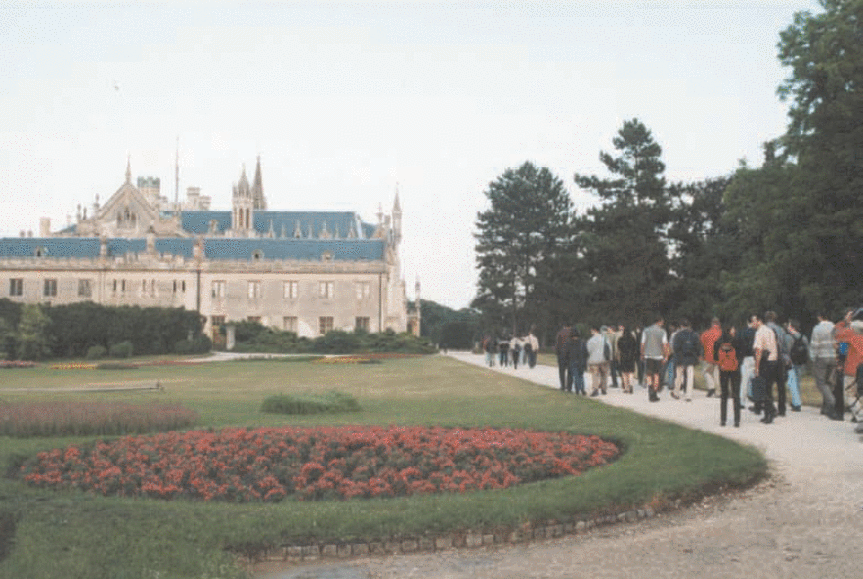
#> input picture samples/transfer-from.png, 863 x 579 px
$ python 02-colortransfer.py
#> lines starting #> are read from the running program, lines starting #| are printed output that depends on the picture
import numpy
import cv2

# this exercise references "Color Transfer between Images" by Reinhard et al.

numpyFrom = cv2.imread(filename='./samples/transfer-from.png', flags=cv2.IMREAD_COLOR).astype(numpy.float32) / 255.0
numpyTo = cv2.imread(filename='./samples/transfer-to.png', flags=cv2.IMREAD_COLOR).astype(numpy.float32) / 255.0
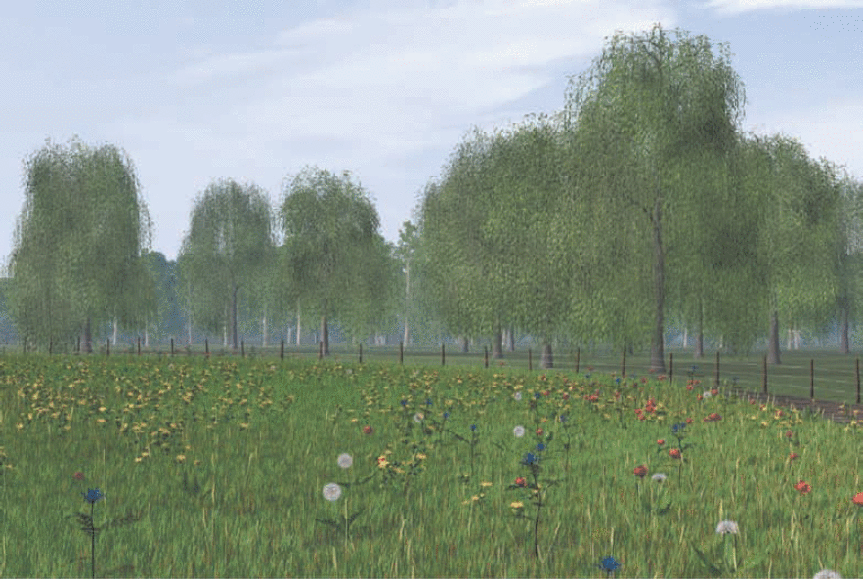
#> input picture samples/transfer-to.png, 863 x 579 px

numpyFrom = cv2.cvtColor(src=numpyFrom, code=cv2.COLOR_BGR2Lab)
#> numpyFrom: shape (579, 863, 3) float32; mean of channels 0, 1, 2 65, -0.5, 4.4
numpyTo = cv2.cvtColor(src=numpyTo, code=cv2.COLOR_BGR2Lab)
#> numpyTo: shape (579, 863, 3) float32; mean of channels 0, 1, 2 58, -8.6, 8.7

# match the color statistics of numpyTo to those of numpyFrom

# calculate the per-channel mean of the data points / pixels of numpyTo, and subtract these from numpyTo according to equation 10
# calculate the per-channel std of the data points / pixels of numpyTo and numpyFrom, and scale numpyTo according to equation 11
# calculate the per-channel mean of the data points / pixels of numpyFrom, and add these to numpyTo according to the description after equation 11
b1,g1,r1 = cv2.split(numpyTo)
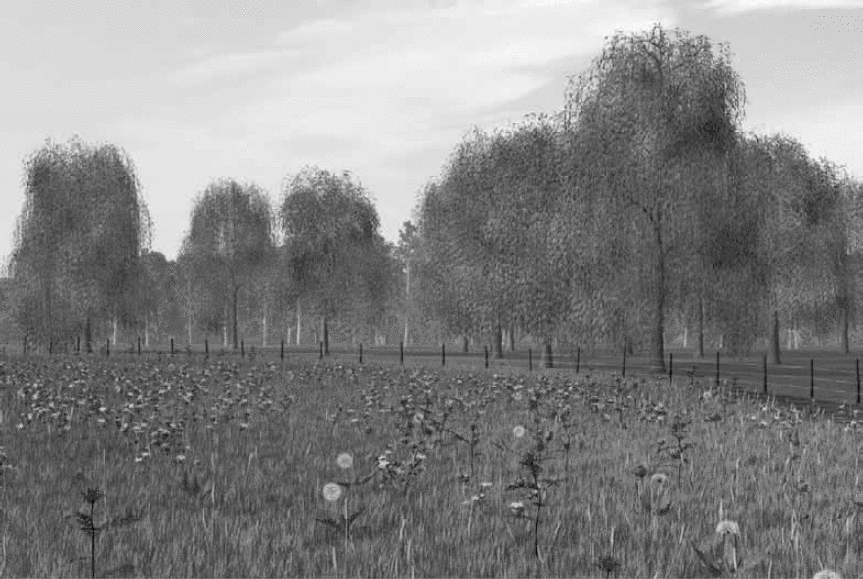
#> b1: shape (579, 863) float32; min 15.63, max 97.57, mean 58; drawn with min black and max white
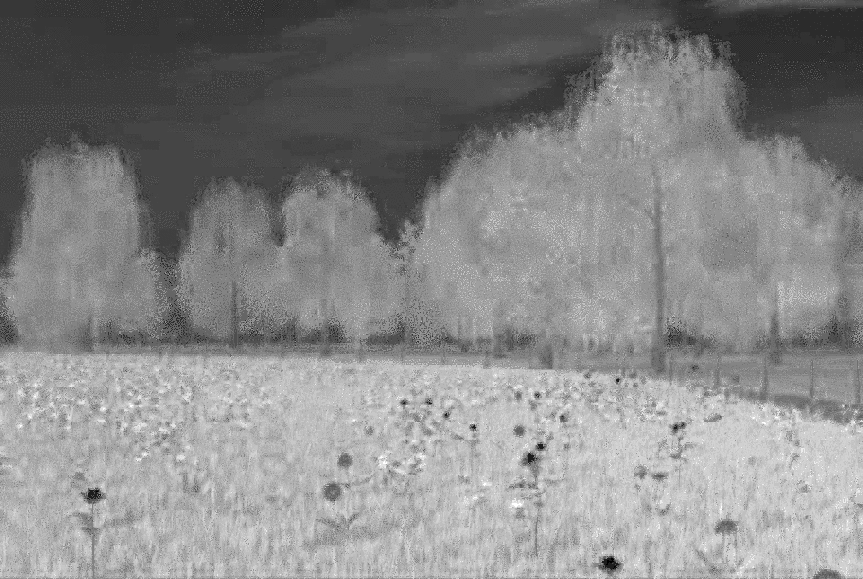
#> r1: shape (579, 863) float32; min -27.31, max 40.33, mean 8.7; drawn with min black and max white
b2,g2,r2 = cv2.split(numpyFrom)
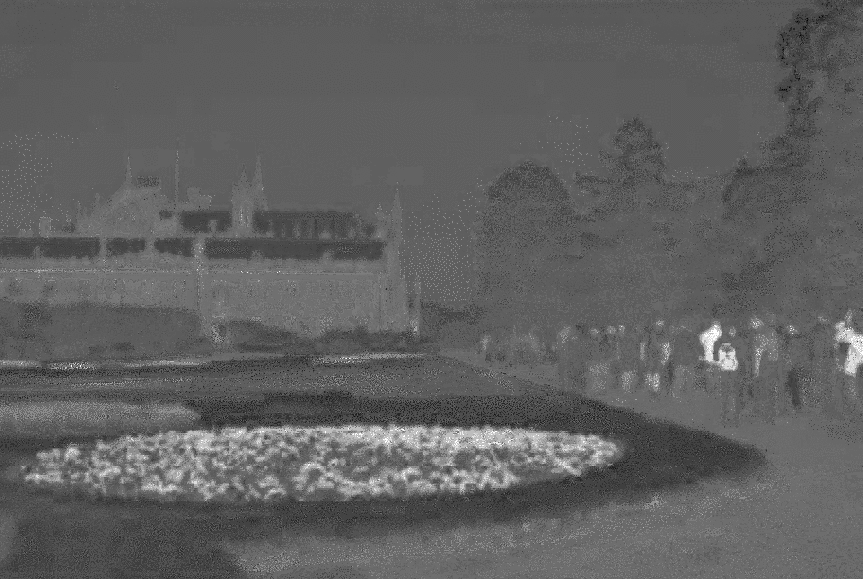
#> g2: shape (579, 863) float32; min -23.53, max 37.17, mean -0.5; drawn with min black and max white
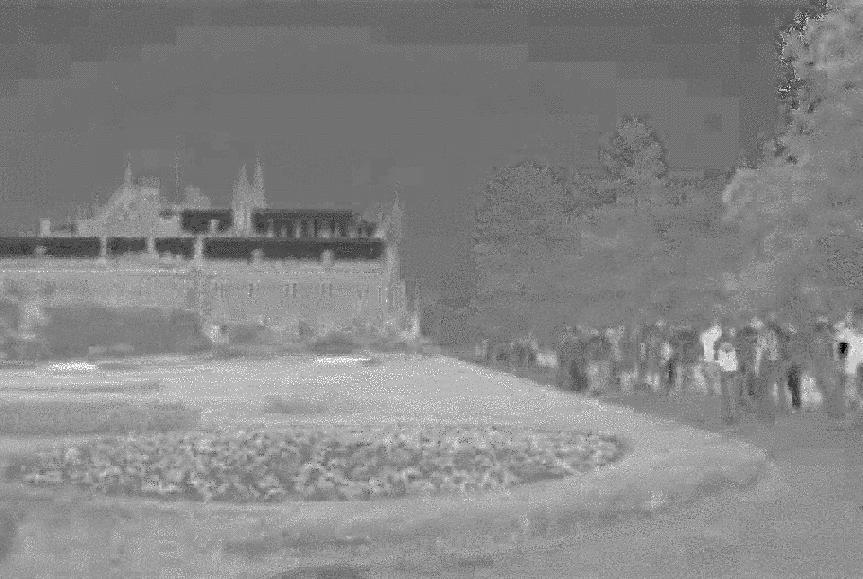
#> r2: shape (579, 863) float32; min -27.31, max 33.12, mean 4.4; drawn with min black and max white

b1mean = numpy.mean(b1)
#> b1mean = 57.99
b2mean = numpy.mean(b2)
#> b2mean = 64.83
g1mean = numpy.mean(g1)
#> g1mean = -8.59
g2mean = numpy.mean(g2)
#> g2mean = -0.543
r1mean = numpy.mean(r1)
#> r1mean = 8.74
r2mean = numpy.mean(r2)
#> r2mean = 4.43

b1To = numpy.subtract(b1,b1mean)
g1To = numpy.subtract(g1,g1mean)
r1To = numpy.subtract(r1,r1mean)

b1std = numpy.std(b1)
#> b1std = 18.69
b2std = numpy.std(b2)
#> b2std = 24.51
g1std = numpy.std(g1)
#> g1std = 6.67
g2std = numpy.std(g2)
#> g2std = 5.04
r1std = numpy.std(r1)
#> r1std = 13.1
r2std = numpy.std(r2)
#> r2std = 6.23

b1b2To = (b2std/b1std)*b1To
g1g2To = (g2std/g1std)*g1To
r1r2To = (r2std/r1std)*r1To

numpyTob = numpy.add(b2mean,b1b2To)
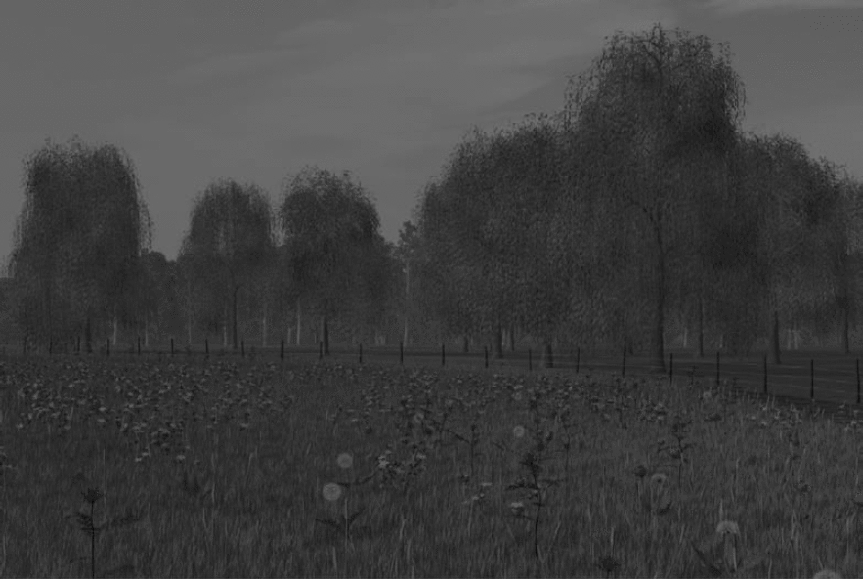
#> numpyTob: shape (579, 863) float32; min 9.27, max 116.7, mean 64.8
numpyTog = numpy.add(g2mean,g1g2To)
numpyTor = numpy.add(r2mean,r1r2To)

numpyTo = cv2.merge((numpyTob,numpyTog,numpyTor))
#> numpyTo: shape (579, 863, 3) float32; mean of channels 0, 1, 2 64.9, -0.5, 4.4

numpyTo[:, :, 0] = numpyTo[:, :, 0].clip(0.0, 100.0)
#> numpyTo: shape (579, 863, 3) float32; mean of channels 0, 1, 2 63.7, -0.5, 4.4
numpyTo[:, :, 1] = numpyTo[:, :, 1].clip(-127.0, 127.0)
numpyTo[:, :, 2] = numpyTo[:, :, 2].clip(-127.0, 127.0)

numpyOutput = cv2.cvtColor(src=numpyTo, code=cv2.COLOR_Lab2BGR)
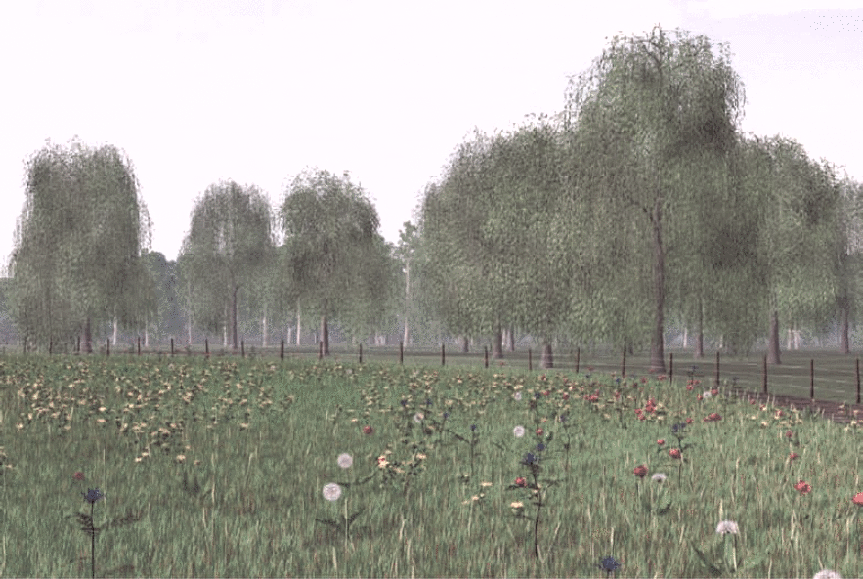
#> numpyOutput: shape (579, 863, 3) float32; mean B, G, R 0.577, 0.612, 0.615

cv2.imwrite(filename='./02-colortransfer.png', img=(numpyOutput * 255.0).clip(0.0, 255.0).astype(numpy.uint8))
